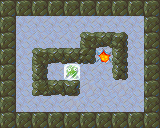

The image is a tile-based game level rendered from a .tmx file. Its description and source (layers, tilesets, objects; grid data summarised) follow:
An orthogonal 10x8 tile map with 16x16 px tiles, 4 tile layers (Bottom, Floor, FloorTop, Blocks), 5 tilesets.

<map version="1.0" orientation="orthogonal" width="10" height="8" tilewidth="16" tileheight="16">
 <tileset firstgid="1" name="ground" tilewidth="16" tileheight="16">
  <image source="assets/tileset-ground.png" width="48" height="16" />
 </tileset>
 <tileset firstgid="4" name="misc" tilewidth="16" tileheight="16">
  <image source="assets/tileset-misc.png" width="64" height="16" />
  <tile id="3">
   <properties>
    <property name="goal" value="true" />
   </properties>
  </tile>
 </tileset>
 <tileset firstgid="8" name="pushblocks" tilewidth="16" tileheight="16">
  <image source="assets/tileset-pushblocks.png" width="48" height="16" />
  <tile id="1">
   <properties>
    <property name="goal" value="true" />
    <property name="sprite" value="assets/frozen.sprite" />
   </properties>
  </tile>
 </tileset>
 <tileset firstgid="11" name="rocks" tilewidth="16" tileheight="16">
  <properties>
   <property name="collision" value="true" />
  </properties>
  <image source="assets/tileset-rocks.png" width="256" height="48" />
 </tileset>
 <tileset firstgid="59" name="slippery" tilewidth="16" tileheight="16">
  <properties>
   <property name="slippery_block" value="true" />
   <property name="slippery_player" value="true" />
  </properties>
  <image source="assets/tileset-slippery.png" width="256" height="48" />
 </tileset>
 <layer name="Bottom" width="10" height="8">
  <data>[80 cells, 72 non-empty, 2 distinct tile ids]</data>
 </layer>
 <layer name="Floor" width="10" height="8">
  <properties>
   <property name="player_offset_x" value="0" />
   <property name="player_offset_y" value="-1" />
   <property name="player_sprite" value="assets/dino.sprite" />
   <property name="start_x" value="3" />
   <property name="start_y" value="4" />
  </properties>
  <data>[80 cells, 1 non-empty, 1 distinct tile ids]</data>
 </layer>
 <layer name="FloorTop" width="10" height="8">
  <data>[80 cells, 45 non-empty, 9 distinct tile ids]</data>
 </layer>
 <layer name="Blocks" width="10" height="8">
  <data>[80 cells, 1 non-empty, 1 distinct tile ids]</data>
 </layer>
</map>
